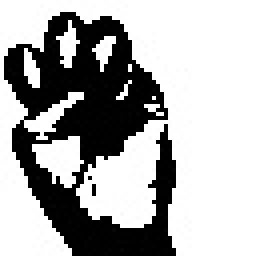
#> input picture data/train/E/405.jpg, 64 x 64 px, given in place of the camera (shown 4 times larger)
$ jupyter execute --allow-errors 'COLLECT INPUT IMAGES.ipynb'
#> lines starting #> are read from the running program, lines starting #| are printed output that depends on the picture; after the words box and inside, x2 and y2 are one past the last pixel; in counts of white or black regions, pixels touching at a corner belong together
#> further down, frame is the input picture: shape (64, 64, 3); min 0, max 255, mean 172.3
#> `frame = cv2.flip(frame, 1)`:
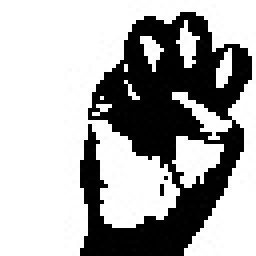
#> frame: shape (64, 64, 3) (shown 4 times larger); min 0, max 255, mean 172.3
#> `cv2.rectangle(frame, (x1-1, y1-1), (x2+1, y2+1), (255,0,0) ,1)`:
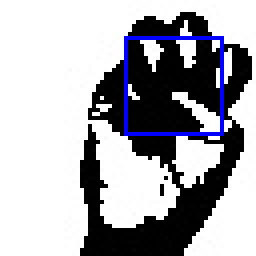
#> frame: shape (64, 64, 3) (shown 4 times larger); 2.34% of pixels changed, all inside (x1, y1, x2, y2) = (31, 9, 56, 34)
#> `roi = frame[y1:y2, x1:x2]`:
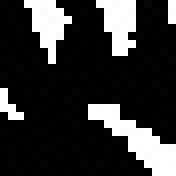
#> roi: shape (22, 22, 3) (shown 8 times larger); min 0, max 255, mean 51
#> `roi = cv2.resize(roi, (64, 64))`:
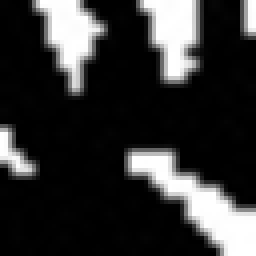
#> roi: shape (64, 64, 3) (shown 4 times larger); min 0, max 255, mean 50.9
#> `_, roi = cv2.threshold(roi, 120, 255, cv2.THRESH_BINARY)`:
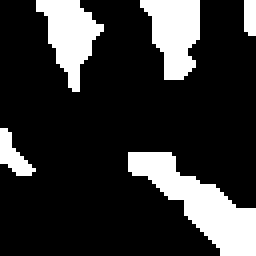
#> roi: shape (64, 64) (shown 4 times larger); 20.1% white; 5 white regions, box (x1, y1, x2, y2) and area: (32, 38, 64, 64) 342, (35, 0, 50, 20) 203, (9, 0, 26, 23) 199, (0, 32, 9, 44) 52, (61, 0, 64, 9) 26
#> (key Q is pressed here)
[cell 1]
import cv2
import numpy as np
import os

[cell 2]
# Create the directory structure
if not os.path.exists("data"):
    os.makedirs("data")
    os.makedirs("data/train")
    os.makedirs("data/test")
    os.makedirs("data/train/A")
    os.makedirs("data/train/B")
    os.makedirs("data/train/C")
    os.makedirs("data/train/D")
    os.makedirs("data/train/E")
    os.makedirs("data/train/F")
    os.makedirs("data/train/G")
    os.makedirs("data/train/H")
    os.makedirs("data/train/I")
    os.makedirs("data/train/J")
    os.makedirs("data/train/K")
    os.makedirs("data/train/L")
    os.makedirs("data/train/M")
    os.makedirs("data/train/N")
    os.makedirs("data/train/O")
    os.makedirs("data/train/P")
    os.makedirs("data/train/Q")
    os.makedirs("data/train/R")
    os.makedirs("data/train/S")
    os.makedirs("data/train/T")
    os.makedirs("data/train/U")
    os.makedirs("data/train/V")
    os.makedirs("data/train/W")
    os.makedirs("data/train/X")
    os.makedirs("data/train/Y")
    os.makedirs("data/train/Z")
    os.makedirs("data/train/ily")


    os.makedirs("data/test/A")
    os.makedirs("data/test/B")
    os.makedirs("data/test/C")
    os.makedirs("data/test/D")
    os.makedirs("data/test/E")
    os.makedirs("data/test/F")
    os.makedirs("data/test/G")
    os.makedirs("data/test/H")
    os.makedirs("data/test/I")
    os.makedirs("data/test/J")
    os.makedirs("data/test/K")
    os.makedirs("data/test/L")
    os.makedirs("data/test/M")
    os.makedirs("data/test/N")
    os.makedirs("data/test/O")
    os.makedirs("data/test/P")
    os.makedirs("data/test/Q")
    os.makedirs("data/test/R")
    os.makedirs("data/test/S")
    os.makedirs("data/test/T")
    os.makedirs("data/test/U")
    os.makedirs("data/test/V")
    os.makedirs("data/test/W")
    os.makedirs("data/test/X")
    os.makedirs("data/test/Y")
    os.makedirs("data/test/Z")
    os.makedirs("data/test/ily")

[cell 3]
# Train or test
mode = 'test'
directory = 'data/'+mode+'/'

[cell 4]
cap = cv2.VideoCapture(0)
#> (the rest of this cell did not finish here and is left out)

$ run again, on data/train/E/408.jpg
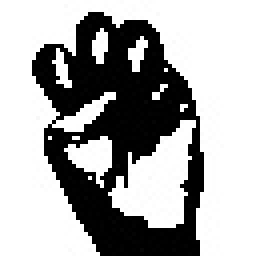
#> input picture data/train/E/408.jpg, 64 x 64 px, given in place of the camera (shown 4 times larger)
#> frame is the input picture: shape (64, 64, 3); min 0, max 255, mean 169.5
#> `cv2.rectangle(frame, (x1-1, y1-1), (x2+1, y2+1), (255,0,0) ,1)`:
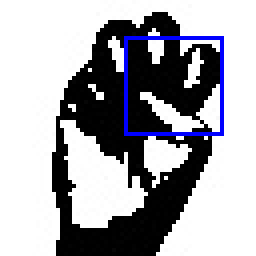
#> frame: shape (64, 64, 3) (shown 4 times larger); mean B, G, R 173, 167.1, 167.1
#> `_, roi = cv2.threshold(roi, 120, 255, cv2.THRESH_BINARY)`:
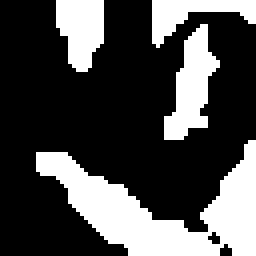
#> roi: shape (64, 64) (shown 4 times larger); 29.4% white; 4 white regions, box (x1, y1, x2, y2) and area: (9, 35, 64, 64) 695, (41, 6, 55, 35) 209, (14, 0, 26, 18) 165, (38, 0, 64, 12) 137
